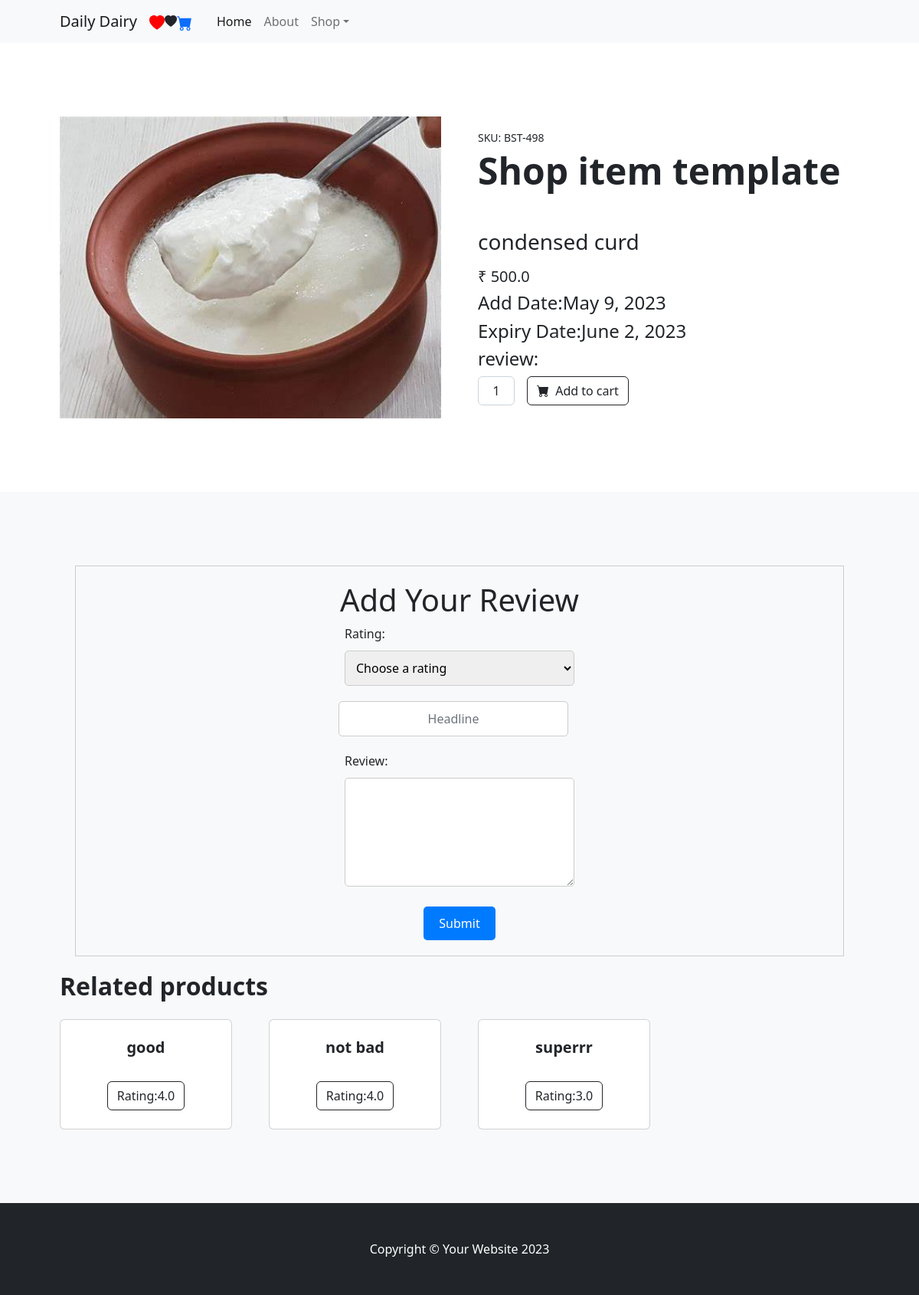
The app's page /singleview/2/ with its own data.
### dairyapp/models.py (models this page shows, shortened)
class Products(models.Model):
    prd_name=models.CharField(max_length=100)
    prd_price=models.FloatField()
    prd_description = models.TextField()
    category = models.ForeignKey(categories,on_delete=models.CASCADE, max_length=100, null=True)
    stock = models.IntegerField(default=1)
    prd_img=models.ImageField(upload_to='Products')
    adddate = models.DateField("adddate", auto_now_add=True)
    expirydate = models.DateField("expirydate", null=True)
    myuser = models.ForeignKey(Seller_registration, on_delete=models.CASCADE, max_length=100, null=True)

class ReviewRating(models.Model):
    product = models.ForeignKey(Products, on_delete=models.CASCADE)
    user = models.ForeignKey(User, on_delete=models.CASCADE)
    subject = models.CharField(max_length=100, blank=True)
    review = models.TextField(max_length=500, blank=True)
    rating = models.FloatField()
    ip = models.CharField(max_length=20, blank=True)
    status = models.BooleanField(default=True)
    created_at = models.DateTimeField(auto_now_add=True)
    updated_at = models.DateTimeField(auto_now=True)

### dairyapp/views.py (the view)
# urls.py: path('singleview/<int:id>/', views.singleview, name='singleview'),
def singleview(request,id):
    product = Products.objects.get(id=id)
    review = ReviewRating.objects.filter(product_id=id)
    context = {
        'product' : product,
        'review':review
    }
    return render(request,"singleview.html",context)

### dairyapp/templates/singleview.html (shortened to what this page needs)
{% load static %}
<!DOCTYPE html>
<html lang="en">
    <head>
        <link href="{% static 'https://cdn.jsdelivr.net/npm/bootstrap-icons@1.5.0/font/bootstrap-icons.css' %}" rel="stylesheet" />
        <link href="{% static 'css/styles.css' %}" rel="stylesheet" />
    </head>
    <body>
        <nav class="navbar navbar-expand-lg navbar-light bg-light">
            <div class="container px-4 px-lg-5">
                <a class="navbar-brand" href="#!">Daily Dairy</a>
                <a href="{% url 'view_wishlist' %}">
                    <svg xmlns="http://www.w3.org/2000/svg" width="20" height="20" fill="red" class="bi bi-heart-fill" viewBox="0 0 16 16">
  <path fill-rule="evenodd" d="M8 1.314C12.438-3.248 23.534 4.735 8 15-7.534 4.736 3.562-3.248 8 1.314z"/>
</svg></a>
<i class="bi bi-heart-fill"></i>
             <a href="{% url 'addcart' product.id %}"></a>
                <div class="collapse navbar-collapse" id="navbarSupportedContent">
                    <ul class="navbar-nav me-auto mb-2 mb-lg-0 ms-lg-4">
                        <li class="nav-item"><a class="nav-link active" aria-current="page" href="#!">Home</a></li>
                        <li class="nav-item"><a class="nav-link" href="#!">About</a></li>
                        <li class="nav-item dropdown">
                            <a class="nav-link dropdown-toggle" id="navbarDropdown" href="#" role="button" data-bs-toggle="dropdown" aria-expanded="false">Shop</a>
                        </li>
                    </ul>
                </div>
            </div>
        </nav>
        <section class="py-5">
            <div class="container px-4 px-lg-5 my-5">
                <div class="row gx-4 gx-lg-5 align-items-center">
                    <div class="col-md-6"><img class="card-img-top mb-5 mb-md-0" src="{{product.prd_img.url}}" alt="..." /></div>
                    <div class="col-md-6">
                        <div class="small mb-1">SKU: BST-498</div>
                        <h1 class="display-5 fw-bolder">Shop item template</h1>
                        <h3>{{product.prd_name}}</h3>
                 <h5>₹ {{product.prd_price}}</h5>
                 <h4> Add Date:{{product.adddate}}</h4>
                 <h4>Expiry Date:{{product.expirydate}}</h4>
                 <h4>review:{{i.review}}</h4>
                        <div class="d-flex">
                            <input class="form-control text-center me-3" id="inputQuantity" type="num" value="1" style="max-width: 3rem" />
                          <a href="{% url 'addcart' product.id %}"><button class="btn btn-outline-dark flex-shrink-0" type="button">
                                <i class="bi-cart-fill me-1"></i>
                                Add to cart
                            </button></a>
                        </div>
                    </div>
                </div>
            </div>
        </section>
        <section class="py-5 bg-light">
            <div class="container px-4 px-lg-5 mt-5">
                <form method="post" action="{% url 'reviewss' product.id %}">
                                        <h1>Add Your Review</h1>
                      <div>
                        <label for="rating">Rating:</label>
                        <select name="rating" id="rating" required>
                          <option name="rating" value="">Choose a rating</option>
                        </select>
                      </div>
                          <input class="form-control text-center me-3" type="text"  name="subject" placeholder="Headline">
                      <div>
                        <label for="review">Review:</label>
                        <textarea name="review" id="review" rows="5" required></textarea>
                      </div>
                      <button type="submit">Submit</button>
                </form>
                <h2 class="fw-bolder mb-4">Related products</h2>
                <div class="row gx-14 gx-lg-5 row-cols-2 row-cols-md-3 row-cols-xl-4 justify-content-center">{% for i in review %}
                    <div class="col mb-5">
                        <div class="card h-100">
                            <div class="card-body p-4">
                                <div class="text-center">
                                    <h5 class="fw-bolder">{{ i.review }}</h5>
                                </div>
                            </div>
                            <div class="card-footer p-4 pt-0 border-top-0 bg-transparent">
                                <div class="text-center"><a class="btn btn-outline-dark mt-auto" href="#">Rating:{{ i.rating }}</a></div>
                            </div>
                        </div>
                    </div>
                    {% endfor %}
                            <div class="card-footer p-4 pt-0 border-top-0 bg-transparent">
                            </div>
                        </div>
                    </div>
        </section>
        <footer class="py-5 bg-dark">
            <div class="container"><p class="m-0 text-center text-white">Copyright &copy; Your Website 2023</p></div>
        </footer>
    </body>
</html>

### dairyapp/templates/singleview.html (style rules this page uses)
form { display: flex; flex-direction: column; align-items: center; justify-content: center; margin: 20px; padding: 20px; border: 1px solid #ccc; }
label { display: block; margin-bottom: 10px; }
input[type="text"], input[type="email"], select, textarea { width: 300px; padding: 10px; margin-bottom: 20px; border-radius: 5px; border: 1px solid #ccc; }
button[type="submit"] { padding: 10px 20px; border-radius: 5px; border: none; background-color: #007bff; color: #fff; font-size: 16px; cursor: pointer; }

### records on screen
Products: prd_img (picture), prd_name "condensed curd", prd_price "500.0", adddate "May 9, 2023", expirydate "June 2, 2023"
ReviewRating: review "good", rating "4.0"
ReviewRating: review "not bad", rating "4.0"
ReviewRating: review "superrr", rating "3.0"
